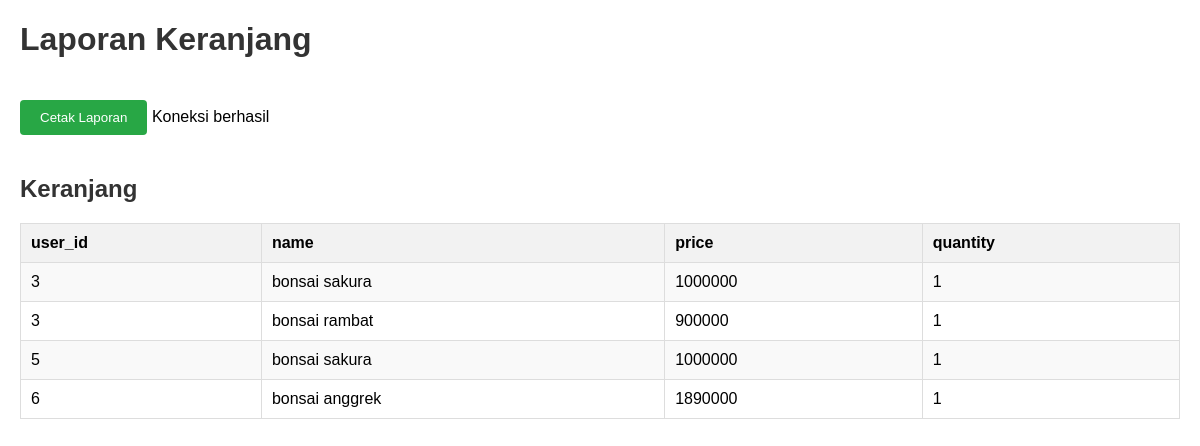
Screenshot of /laporan_cart.php with the database file from the repository.
### tables this page shows
CREATE TABLE `cart` (
  `id` int(100) NOT NULL,
  `user_id` int(100) NOT NULL,
  `name` varchar(100) NOT NULL,
  `price` varchar(100) NOT NULL,
  `image` varchar(100) NOT NULL,
  `quantity` int(100) NOT NULL,
  `total` int(50) NOT NULL
);

### laporan_cart.php (the view, shortened to what this page needs)
<!DOCTYPE html>
<html>
<head>
    <link rel="stylesheet" type="text/css" href="style.css">
</head>
<body>
<h1>Laporan Keranjang</h1>
<button onclick="printReport()">Cetak Laporan</button>
<?php
include 'database.php';
$sql = "SELECT p.user_id, p.name, p.price, p.quantity,
        (p.price) AS terjual
        FROM cart p";
$result = $conn->query($sql);
echo "<h2>Keranjang</h2>";
if ($result->num_rows > 0) {
    echo "<table><tr><th>user_id</th><th>name</th><th>price</th><th>quantity</th></tr>";
    while($row = $result->fetch_assoc()) {
        echo "<tr><td>" . $row["user_id"]. "</td><td>" . $row["name"]. "</td><td>" . $row["price"]. "</td><td>" . $row["quantity"]. "</td></tr>";
    }
    echo "</table>";
} else {
    echo "Tidak ada data stok.";
}
?>
</body>
</html>

### style.css (style rules this page uses)
body { font-family: Arial, sans-serif; margin: 20px; }
h1, h2 { color: #333; }
button { margin: 20px 0; padding: 10px 20px; background-color: #28a745; color: white; border: none; border-radius: 4px; cursor: pointer; }
table { width: 100%; border-collapse: collapse; margin-bottom: 20px; }
table, th, td { border: 1px solid #ddd; }
th, td { padding: 10px; text-align: left; }
th { background-color: #f2f2f2; }
tr:nth-child(even) { background-color: #f9f9f9; }

### laporan_cart.php (style rules this page uses)
body { font-family: Arial, sans-serif; margin: 20px; }
h1, h2 { color: #333; }
button { margin: 20px 0; padding: 10px 20px; background-color: #28a745; color: white; border: none; border-radius: 4px; cursor: pointer; }
table { width: 100%; border-collapse: collapse; margin-bottom: 20px; }
table, th, td { border: 1px solid #ddd; }
th, td { padding: 10px; text-align: left; }
th { background-color: #f2f2f2; }
tr:nth-child(even) { background-color: #f9f9f9; }

### rows the page displays
cart: user "3", name "bonsai sakura", price "1000000", quantity "1"
cart: user "3", name "bonsai rambat", price "900000", quantity "1"
cart: user "5", name "bonsai sakura", price "1000000", quantity "1"
cart: user "6", name "bonsai anggrek", price "1890000", quantity "1"
